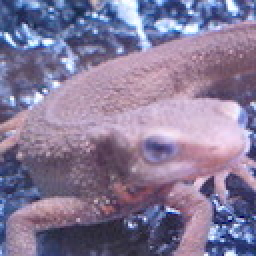
#> input picture assets/imori.jpg, 128 x 128 px (shown 2 times larger)
$ jupyter execute 'RAG（Region Adjacency Graph）.ipynb'
#> lines starting #> are read from the running program, lines starting #| are printed output that depends on the picture
[cell 1]
import cv2
from matplotlib import pyplot as plt
from skimage.future import graph
from skimage import data, segmentation, color

[cell 2]
img = cv2.imread("../assets/imori.jpg", 1)
#> img is the input picture: shape (128, 128, 3); mean B, G, R 152.8, 121.8, 134.1

[cell 3]
# Color separating
labels1 = segmentation.slic(img, compactness=30, n_segments=200)
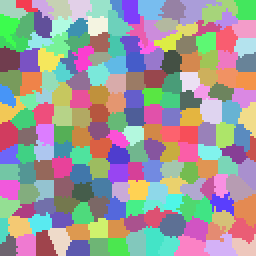
#> labels1: shape (128, 128) int64 (shown 2 times larger); 193 distinct labels, from 1 to 193; one colour per label, 0 black
out1 = color.label2rgb(labels1, img, kind="avg")
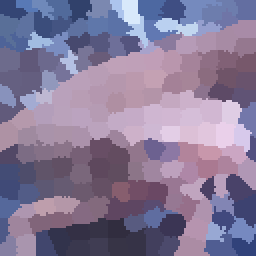
#> out1: shape (128, 128, 3) (shown 2 times larger); mean B, G, R 152.3, 121.3, 133.6

[cell 4]
g = graph.rag_mean_color(img, labels1, mode="similarity")
labels2 = graph.cut_normalized(labels1, g)
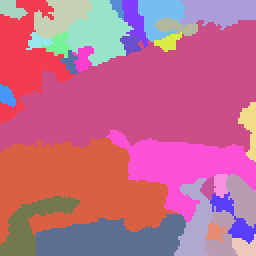
#> labels2: shape (128, 128) int64 (shown 2 times larger); 29 distinct labels, from 1 to 189; one colour per label, 0 black
out2 = color.label2rgb(labels2, img, kind="avg")
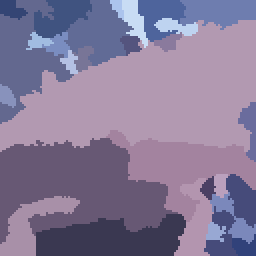
#> out2: shape (128, 128, 3) (shown 2 times larger); mean B, G, R 152.2, 121.4, 133.5

[cell 5]
fig, ax = plt.subplots(nrows=2, sharex=True, sharey=True, figsize=(6,8))

ax[0].imshow(out1[:,:,::-1])
ax[1].imshow(out2[:,:,::-1])
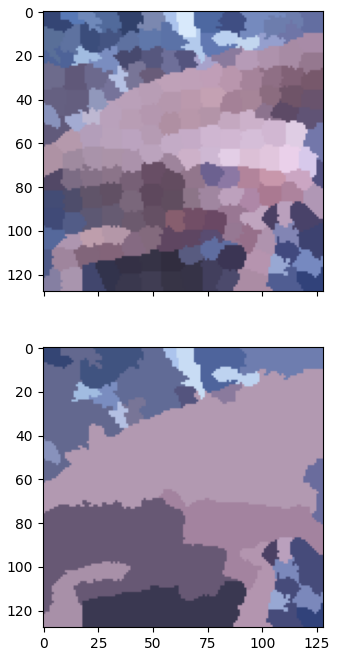
#> figure drawn by matplotlib, 2 panels

$ run again, with assets/blox.jpg copied over assets/imori.jpg
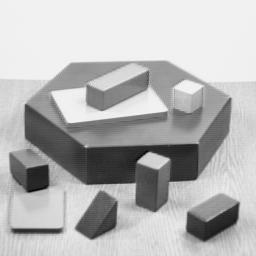
#> input picture assets/blox.jpg, 256 x 256 px
#> img is the input picture: shape (256, 256, 3); min 0, max 252, mean 182.8
#> labels1: shape (256, 256) int64; 194 distinct labels, from 1 to 194
#> `labels2 = graph.cut_normalized(labels1, g)`:
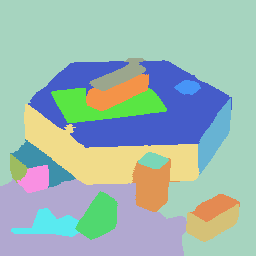
#> labels2: shape (256, 256) int64; 18 distinct labels, from 1 to 169; one colour per label, 0 black
#> `out2 = color.label2rgb(labels2, img, kind="avg")`:
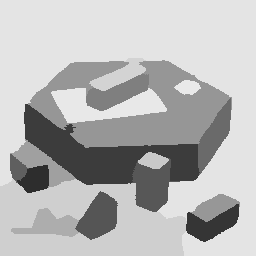
#> out2: shape (256, 256, 3); min 45, max 233, mean 182.5

$ run again, with assets/thorino.jpg copied over assets/imori.jpg
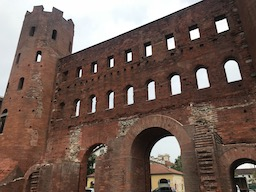
#> input picture assets/thorino.jpg, 256 x 192 px
#> img is the input picture: shape (192, 256, 3); mean B, G, R 85.6, 94.3, 114.5
#> labels1: shape (192, 256) int64; 179 distinct labels, from 1 to 179
#> `labels2 = graph.cut_normalized(labels1, g)`:
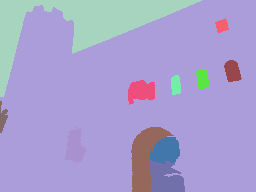
#> labels2: shape (192, 256) int64; 12 distinct labels, from 1 to 162; one colour per label, 0 black
#> `[cell 5] fig, ax = plt.subplots(nrows=2, sharex=True, sharey=True, fig..`:
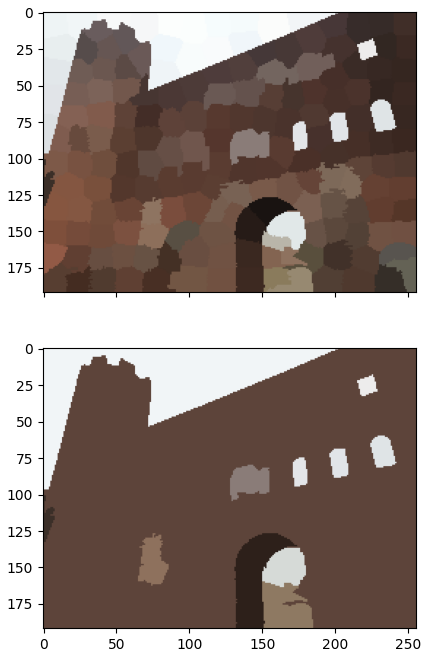
#> figure drawn by matplotlib, 2 panels
